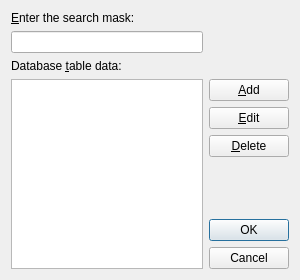
<?xml version="1.0" encoding="UTF-8"?>
<ui version="4.0">
 <class>SimpleDBTableDialog</class>
 <widget class="QDialog" name="SimpleDBTableDialog">
  <property name="geometry">
   <rect>
    <x>0</x>
    <y>0</y>
    <width>300</width>
    <height>280</height>
   </rect>
  </property>
  <property name="windowTitle">
   <string>Simple table correction</string>
  </property>
  <property name="windowIcon">
   <iconset resource="../images_resources.qrc">
    <normaloff>:/images/edit.png</normaloff>:/images/edit.png</iconset>
  </property>
  <property name="locale">
   <locale language="Russian" country="Ukraine"/>
  </property>
  <layout class="QGridLayout" name="gridLayout">
   <item row="3" column="1">
    <widget class="QPushButton" name="m_pbAdd">
     <property name="toolTip">
      <string>&lt;html&gt;&lt;head/&gt;&lt;body&gt;&lt;p&gt;Add the new item&lt;/p&gt;&lt;/body&gt;&lt;/html&gt;</string>
     </property>
     <property name="locale">
      <locale language="Russian" country="Ukraine"/>
     </property>
     <property name="text">
      <string>&amp;Add</string>
     </property>
     <property name="icon">
      <iconset resource="../images_resources.qrc">
       <normaloff>:/images/Add_Symbol.png</normaloff>:/images/Add_Symbol.png</iconset>
     </property>
    </widget>
   </item>
   <item row="6" column="1">
    <spacer name="verticalSpacer">
     <property name="orientation">
      <enum>Qt::Vertical</enum>
     </property>
     <property name="sizeHint" stdset="0">
      <size>
       <width>20</width>
       <height>157</height>
      </size>
     </property>
    </spacer>
   </item>
   <item row="1" column="0">
    <widget class="QLineEdit" name="m_leSearchMask">
     <property name="toolTip">
      <string>&lt;html&gt;&lt;head/&gt;&lt;body&gt;&lt;p&gt;The search mask for filtering available database table data in the list below&lt;/p&gt;&lt;/body&gt;&lt;/html&gt;</string>
     </property>
     <property name="locale">
      <locale language="Russian" country="Ukraine"/>
     </property>
    </widget>
   </item>
   <item row="3" column="0" rowspan="5">
    <widget class="QListView" name="m_listvData">
     <property name="cursor" stdset="0">
      <cursorShape>PointingHandCursor</cursorShape>
     </property>
     <property name="toolTip">
      <string>&lt;html&gt;&lt;head/&gt;&lt;body&gt;&lt;p&gt;Available database table data&lt;/p&gt;&lt;/body&gt;&lt;/html&gt;</string>
     </property>
     <property name="locale">
      <locale language="Russian" country="Ukraine"/>
     </property>
    </widget>
   </item>
   <item row="0" column="0">
    <widget class="QLabel" name="m_lblSearchMask">
     <property name="locale">
      <locale language="Russian" country="Ukraine"/>
     </property>
     <property name="text">
      <string>&amp;Enter the search mask:</string>
     </property>
     <property name="buddy">
      <cstring>m_leSearchMask</cstring>
     </property>
    </widget>
   </item>
   <item row="2" column="0">
    <widget class="QLabel" name="m_lblData">
     <property name="locale">
      <locale language="Russian" country="Ukraine"/>
     </property>
     <property name="text">
      <string>Database &amp;table data:</string>
     </property>
     <property name="buddy">
      <cstring>m_listvData</cstring>
     </property>
    </widget>
   </item>
   <item row="5" column="1">
    <widget class="QPushButton" name="m_pbDelete">
     <property name="toolTip">
      <string>&lt;html&gt;&lt;head/&gt;&lt;body&gt;&lt;p&gt;Delete the selected item&lt;/p&gt;&lt;/body&gt;&lt;/html&gt;</string>
     </property>
     <property name="locale">
      <locale language="Russian" country="Ukraine"/>
     </property>
     <property name="text">
      <string>&amp;Delete</string>
     </property>
     <property name="icon">
      <iconset resource="../images_resources.qrc">
       <normaloff>:/images/clear_output.png</normaloff>:/images/clear_output.png</iconset>
     </property>
    </widget>
   </item>
   <item row="7" column="1">
    <widget class="QDialogButtonBox" name="buttonBox">
     <property name="sizePolicy">
      <sizepolicy hsizetype="Fixed" vsizetype="Fixed">
       <horstretch>0</horstretch>
       <verstretch>0</verstretch>
      </sizepolicy>
     </property>
     <property name="locale">
      <locale language="Russian" country="Ukraine"/>
     </property>
     <property name="orientation">
      <enum>Qt::Vertical</enum>
     </property>
     <property name="standardButtons">
      <set>QDialogButtonBox::Cancel|QDialogButtonBox::Ok</set>
     </property>
    </widget>
   </item>
   <item row="4" column="1">
    <widget class="QPushButton" name="m_pbEdit">
     <property name="toolTip">
      <string>&lt;html&gt;&lt;head/&gt;&lt;body&gt;&lt;p&gt;Edit the selected item&lt;/p&gt;&lt;/body&gt;&lt;/html&gt;</string>
     </property>
     <property name="locale">
      <locale language="Russian" country="Ukraine"/>
     </property>
     <property name="text">
      <string>&amp;Edit</string>
     </property>
     <property name="icon">
      <iconset resource="../images_resources.qrc">
       <normaloff>:/images/edit.png</normaloff>:/images/edit.png</iconset>
     </property>
    </widget>
   </item>
  </layout>
 </widget>
 <tabstops>
  <tabstop>m_leSearchMask</tabstop>
  <tabstop>m_pbAdd</tabstop>
  <tabstop>m_pbDelete</tabstop>
  <tabstop>buttonBox</tabstop>
 </tabstops>
 <resources>
  <include location="../images_resources.qrc"/>
 </resources>
 <connections>
  <connection>
   <sender>buttonBox</sender>
   <signal>accepted()</signal>
   <receiver>SimpleDBTableDialog</receiver>
   <slot>accept()</slot>
   <hints>
    <hint type="sourcelabel">
     <x>396</x>
     <y>407</y>
    </hint>
    <hint type="destinationlabel">
     <x>157</x>
     <y>274</y>
    </hint>
   </hints>
  </connection>
  <connection>
   <sender>buttonBox</sender>
   <signal>rejected()</signal>
   <receiver>SimpleDBTableDialog</receiver>
   <slot>reject()</slot>
   <hints>
    <hint type="sourcelabel">
     <x>396</x>
     <y>407</y>
    </hint>
    <hint type="destinationlabel">
     <x>286</x>
     <y>274</y>
    </hint>
   </hints>
  </connection>
 </connections>
</ui>
